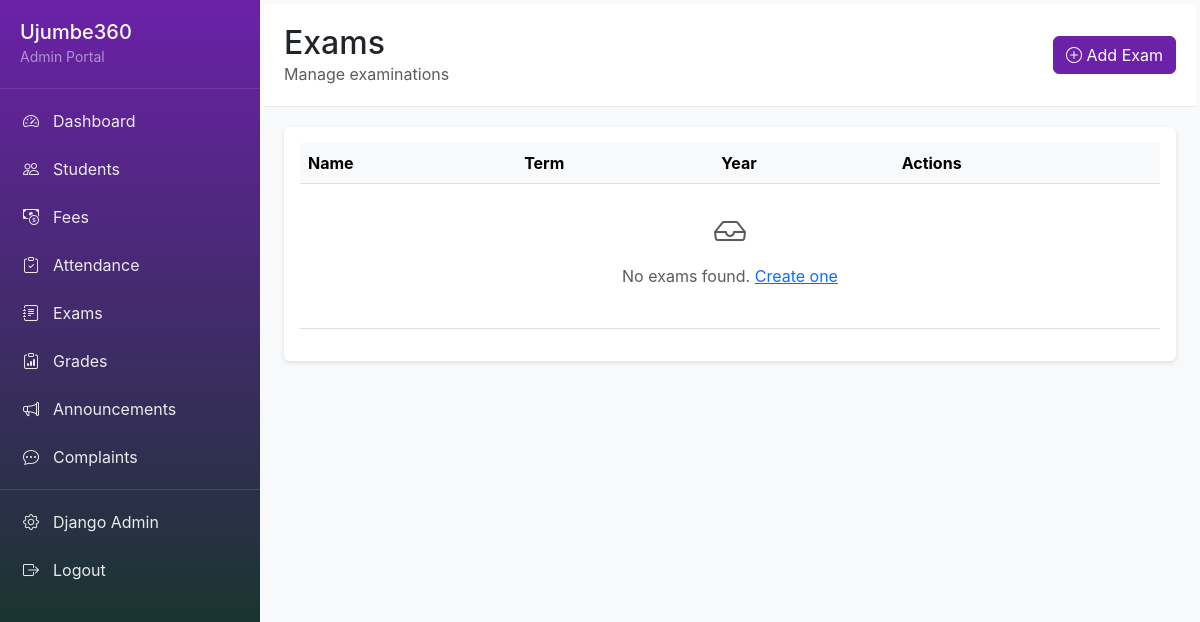
/admin-portal/exams/ (signed in), run on an earlier commit of the app's database.
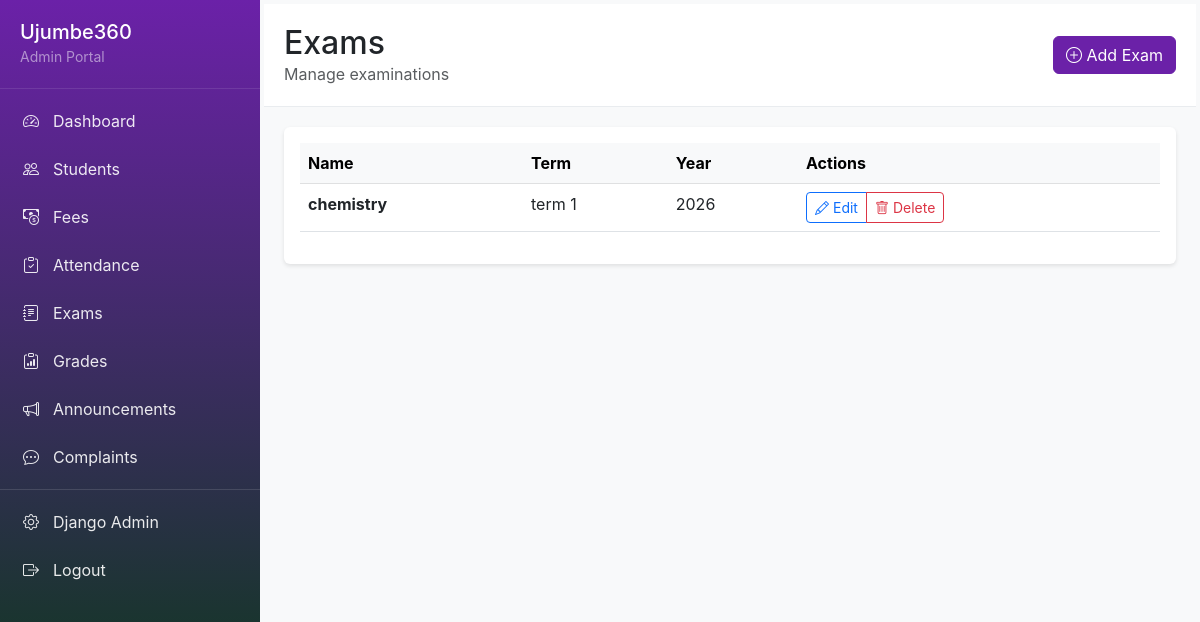
And on a later commit of the database.
### lms/models.py (models this page shows, shortened)
class Exam(models.Model):
    name = models.CharField(max_length=100)
    term = models.CharField(max_length=50)  # e.g., "Term 1", "Term 2", "Term 3"
    year = models.IntegerField()
    created_at = models.DateTimeField(auto_now_add=True)
    class Meta:
        ordering = ['-year', 'term', 'name']
        unique_together = ['name', 'term', 'year']

### lms/views.py (the view)
# urls.py: path('admin-portal/exams/', views.exam_list, name='exam_list'),
@login_required
@user_passes_test(is_staff_user)
def exam_list(request):
    exams = Exam.objects.all()
    return render(request, 'grades/exam_list.html', {'exams': exams})

### lms/views.py (called while the page is built)
def is_staff_user(user):
    return user.is_staff or user.is_superuser

### lms/templates/grades/exam_list.html (shortened to what this page needs)
{% extends 'base_admin.html' %}
{% block content %}
<div class="page-header">
    <div class="d-flex justify-content-between align-items-center">
        <div>
            <h2 class="mb-0">Exams</h2>
            <p class="text-muted mb-0">Manage examinations</p>
        </div>
        <a href="{% url 'exam_create' %}" class="btn btn-primary">
            <i class="bi bi-plus-circle"></i> Add Exam
        </a>
    </div>
</div>
<div class="card">
    <div class="card-body">
        <div class="table-responsive">
            <table class="table table-hover">
                <thead class="table-light">
                    <tr>
                        <th>Name</th>
                        <th>Term</th>
                        <th>Year</th>
                        <th>Actions</th>
                    </tr>
                </thead>
                <tbody>
                    {% for exam in exams %}
                    <tr>
                        <td><strong>{{ exam.name }}</strong></td>
                        <td>{{ exam.term }}</td>
                        <td>{{ exam.year }}</td>
                        <td>
                            <div class="btn-group btn-group-sm">
                                <a href="{% url 'exam_update' exam.pk %}" class="btn btn-outline-primary">
                                    <i class="bi bi-pencil"></i> Edit
                                </a>
                                <a href="{% url 'exam_delete' exam.pk %}" class="btn btn-outline-danger">
                                    <i class="bi bi-trash"></i> Delete
                                </a>
                            </div>
                        </td>
                    </tr>
                    {% empty %}
                    <tr>
                        <td colspan="4" class="text-center text-muted py-4">
                            <i class="bi bi-inbox" style="font-size: 2rem;"></i>
                            <p class="mt-2">No exams found. <a href="{% url 'exam_create' %}">Create one</a></p>
                        </td>
                    </tr>
                    {% endfor %}
                </tbody>
            </table>
        </div>
    </div>
</div>
{% endblock %}

What changed in the data, as far as the page shows it:
added Exam: name "chemistry", term "term 1", year "2026"
Also different on the page:
text no longer shown: "No exams found. Create one"
